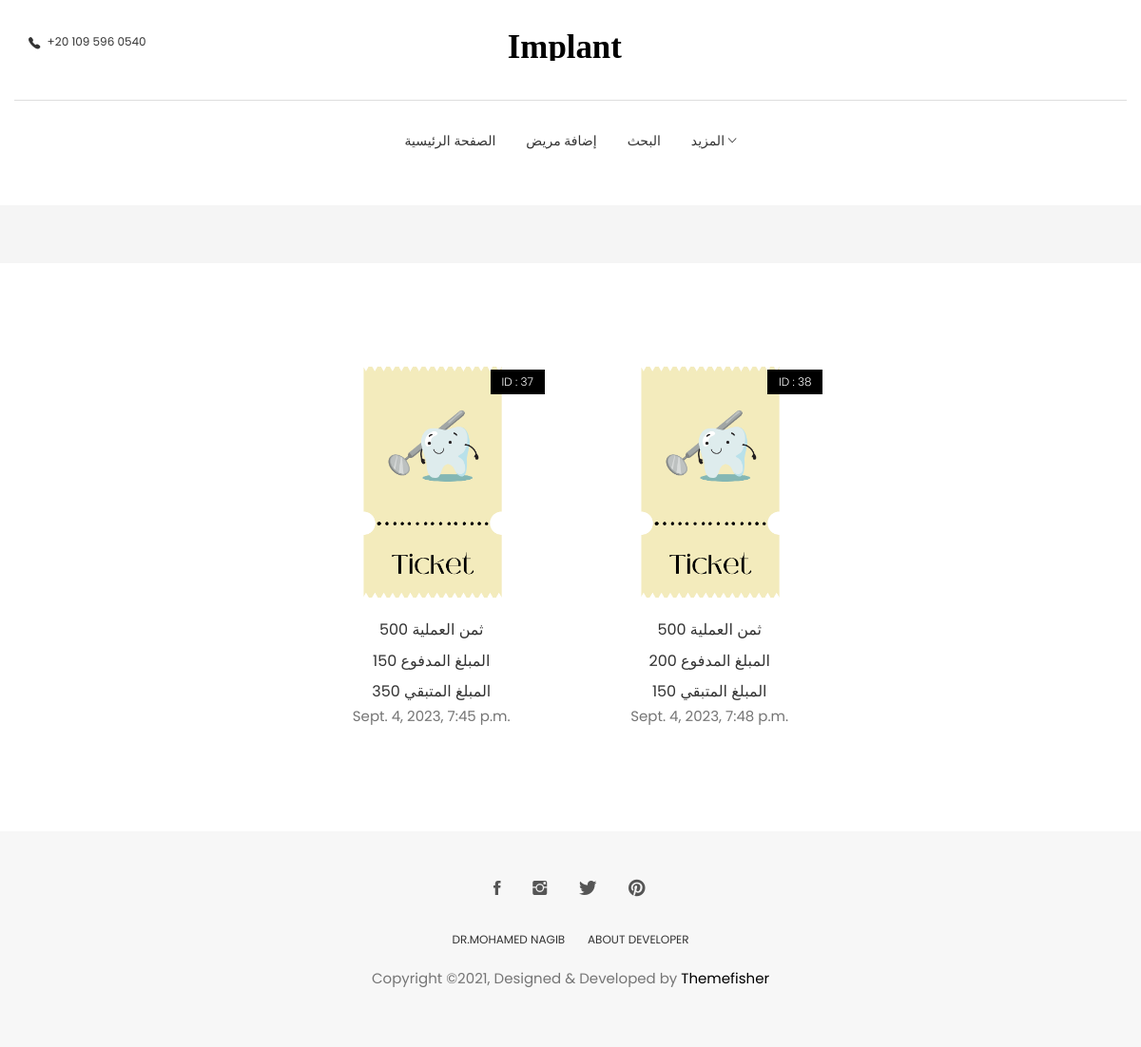
Before: /operation_billing/24 (signed in) with the older database file.
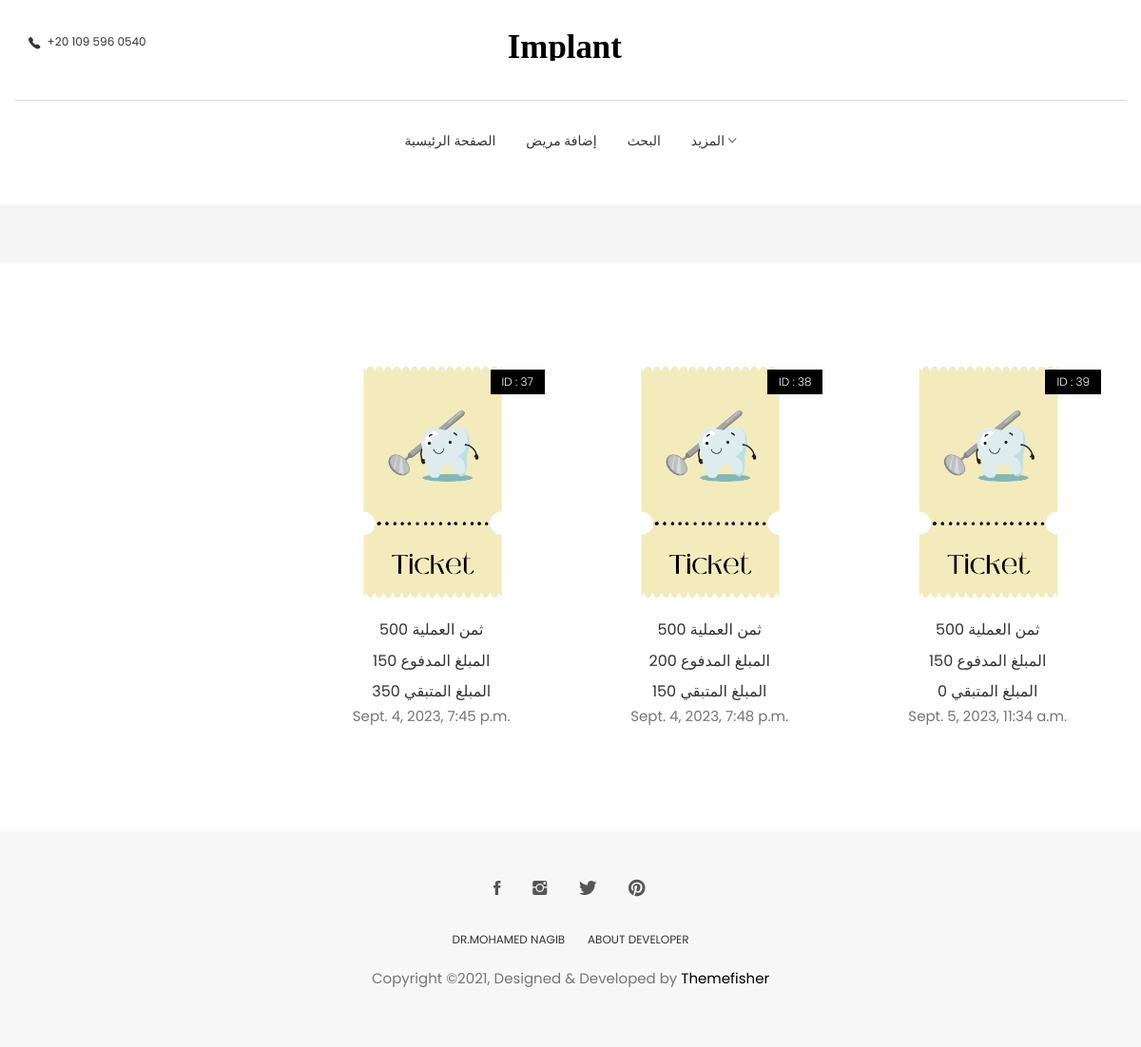
After: the same page with the newer database file.
### dashboard/models.py (models this page shows, shortened)
class Billing(models.Model):
    id = models.AutoField(primary_key=True, null=False, blank=False)
    operation = models.ForeignKey(Operation, on_delete=models.CASCADE)
    user = models.ForeignKey(User, blank=False, null=False, on_delete=models.DO_NOTHING)
    datetime = models.DateTimeField(auto_now=True)
    amount_paid = models.IntegerField(null=False, blank=False, default=0)
    remaining_amount = models.IntegerField(null=False, blank=False, default=0)

### patient/models.py (models this page shows, shortened)
class Operation(models.Model):
    id = models.AutoField(primary_key=True, null=False, blank=False)
    patient = models.ForeignKey(Patient, null=False, blank=False, on_delete=models.CASCADE)
    user = models.ForeignKey(User, blank=False, null=False, on_delete=models.DO_NOTHING)
    name = models.CharField(max_length=15, null=False, blank=False)
    datetime = models.DateTimeField(auto_now_add=True,auto_created=True)
    price = models.IntegerField(blank=False, null=False)
    description = models.TextField(max_length=1000, blank=True, null=True)
    remaining_amount = models.IntegerField(null=False, blank=False, default=0)

### dashboard/views.py (the view)
# urls.py: path('operation_billing/<int:id>', get_all_billing, name='operation_billing'),
@login_required
def get_all_billing(request, *args, **kwargs):
    operation = get_object_or_404(Operation, id=kwargs['id'])
    billing = Billing.objects.filter(operation=operation)
    context = {
        "page_title": "فواتير العملية رقم " + f"{operation.id}",
        "billing": billing,
    }
    return render(request, 'operation_billing.html', context)

### dashboard/templates/operation_billing.html
{% extends 'base.html' %}
{% load static %}
{% load bootstrap4 %}
{% block patients %}
			{% for bill in billing %}
			<div class="col-md-4">
				<div class="product-item">
					<div class="product-thumb">
						<span class="bage">ID : {{bill.id}}</span>
						<img class="img-responsive" src="{% static 'images/Ticket.png' %}" alt="Ticket-img" />
					</div>
					<div class="product-content">
						<h4> ثمن العملية {{bill.operation.price}}</h4>
						<h4>  المبلغ المدفوع {{bill.amount_paid}}</h4>
						<h4>المبلغ المتبقي {{bill.remaining_amount}}</h4>
						<p>{{bill.datetime}}</p>
					</div>
				</div>
			</div>
			{% endfor %}
{% endblock %}

### templates/base.html (shortened to what this page needs)
{% load static %}
{% load bootstrap4 %}
<!DOCTYPE html>
<html lang="en">
<head>
  <link rel="stylesheet" href="{% static 'plugins/themefisher-font/style.css' %}">
  <link rel="stylesheet" href="{% static 'plugins/bootstrap/css/bootstrap.min.css' %}">
  <link rel="stylesheet" href="{% static 'plugins/animate/animate.css' %}">
  <link rel="stylesheet" href="{% static 'plugins/slick/slick.css' %}">
  <link rel="stylesheet" href="{% static 'plugins/slick/slick-theme.css' %}">
  <link rel="stylesheet" href="{% static 'css/style.css' %}">
</head>
<body id="body">
<section class="top-header">
	<div class="container">
		<div class="row">
			<div class="col-md-4 col-xs-12 col-sm-4">
				<div class="contact-number">
					<i class="tf-ion-ios-telephone"></i>
					<span>+20 109 596 0540</span>
				</div>
			</div>
			<div class="col-md-4 col-xs-12 col-sm-4">
				<div class="logo text-center">
					<a href="index.html">
						<svg width="135px" height="29px" viewBox="0 0 155 29" version="1.1" xmlns="http://www.w3.org/2000/svg"
							xmlns:xlink="http://www.w3.org/1999/xlink">
							<g id="Page-1" stroke="none" stroke-width="1" fill="none" fill-rule="evenodd" font-size="40"
								font-family="AustinBold, Austin" font-weight="bold">
								<g id="Group" transform="translate(-108.000000, -297.000000)" fill="#000000">
									<text id="AVIATO">
										<tspan x="108.94" y="325">Implant</tspan>
									</text>
								</g>
							</g>
						</svg>
					</a>
				</div>
			</div>
		</div>
	</div>
</section>
<section class="menu">
	<nav class="navbar navigation">
		<div class="container">
			<div id="navbar" class="navbar-collapse collapse text-center">
				<ul class="nav navbar-nav">
					<li class="dropdown ">
						<a href="{% url 'dashboard:home' %}">الصفحة الرئيسية</a>
					</li>
					<li class="dropdown ">
						<a href="{% url 'patient:add_patient' %}">إضافة مريض </a>
					</li>
					<li class="dropdown ">
						<a href="{% url 'patient:search' %}">البحث </a>
					</li>
					<li class="dropdown dropdown-slide">
						<a href="#!" class="dropdown-toggle" data-toggle="dropdown" data-hover="dropdown" data-delay="350"
							role="button" aria-haspopup="true" aria-expanded="false">المزيد <span
								class="tf-ion-ios-arrow-down"></span></a>
					</li>
				</ul>
			</div>
		</div>
	</nav>
</section>
<section class="page-header">
	<div class="container">
		<div class="row">
			<div class="col-md-12">
			</div>
		</div>
	</div>
</section>
<section class="products section">
	<div class="container">
		<div class="row">
			<div class="col-md-3">
				<div class="widget">
	            </div>
			</div>
			<div class="col-md-9">
			<div class="row">
			{% block patients %}
			{% endblock %}
				</div>
			</div>
		</div>
	</div>
</section>
<footer class="footer section text-center">
	<div class="container">
		<div class="row">
			<div class="col-md-12">
				<ul class="social-media">
					<li>
						<a href="https://www.facebook.com/themefisher">
							<i class="tf-ion-social-facebook"></i>
						</a>
					</li>
					<li>
						<a href="https://www.instagram.com/themefisher">
							<i class="tf-ion-social-instagram"></i>
						</a>
					</li>
					<li>
						<a href="https://www.twitter.com/themefisher">
							<i class="tf-ion-social-twitter"></i>
						</a>
					</li>
					<li>
						<a href="https://www.pinterest.com/themefisher/">
							<i class="tf-ion-social-pinterest"></i>
						</a>
					</li>
				</ul>
				<ul class="footer-menu text-uppercase">
					<li><a href="{% url 'accounts:dr_nagib_cv' %}">Dr.Mohamed Nagib</a></li>
					<li><a href="{% url 'accounts:about_developer' %}">about developer</a></li>
				</ul>
				<p class="copyright-text">Copyright &copy;2021, Designed &amp; Developed by <a href="https://themefisher.com/">Themefisher</a></p>
			</div>
		</div>
	</div>
</footer>
  </body>
  </html>

### static/css/style.css (style rules this page uses)
body { line-height: 1.5; font-family: "Poppins", sans-serif; -webkit-font-smoothing: antialiased; }
p { font-family: "Poppins", sans-serif; color: #757575; font-size: 15px; }
h1, h2, h3, h4, h5, h6 { font-family: "Poppins", sans-serif; }
h1, h2, h3, h4, h5, h6 { font-weight: 400; }
ol, ul { margin: 0; padding: 0; list-style: none; }
a, a:focus, a:hover { text-decoration: none; outline: 0; color: #000; }
.section { padding: 80px 0; }
.page-header { background: #f5f5f5; margin-top: 20px; border-bottom: none; padding: 30px 0; }
.dropdown-slide { position: static; }
.top-header .container { padding-top: 35px; padding-bottom: 35px; border-bottom: 1px solid #dedede; }
.top-header .contact-number { font-size: 12px; color: #333; }
.top-header .contact-number i { margin-right: 4px; font-size: 18px; vertical-align: middle; }
.top-header .logo a { display: inline-block; }
.navigation { margin-bottom: 0; padding: 10px 0; }
.navigation .navbar-nav > li { position: static; }
.navigation .navbar-nav > li > a { color: #333; font-size: 14px; padding: 20px 15px; text-transform: uppercase; transition: 0.2s ease-in-out 0s; border: 1px solid transparent; }
.navigation .container { position: relative; }
.navigation .navbar-nav { float: none; display: inline-block; }
.product-item { margin-bottom: 30px; }
.product-item .product-thumb { position: relative; }
.product-item .product-thumb img { width: 100%; height: auto; }
.product-item .product-thumb .bage { position: absolute; top: 12px; right: 12px; background: #000; color: #fff; font-size: 12px; padding: 4px 12px; font-weight: 300; display: inline-block; }
.product-item .product-thumb:before { transition: 0.3s all; opacity: 0; background: rgba(0, 0, 0, 0.6); content: ""; position: absolute; top: 0; right: 0; left: 0; bottom: 0; }
.product-item .product-content { text-align: center; }
.product-item .product-content h4 { font-size: 16px; font-weight: 400; margin-top: 15px; margin-bottom: 6px; }
.widget { margin-bottom: 30px; padding-bottom: 35px; }
.footer { background: #F7F7F7; padding: 50px 0; }
.footer .footer-menu { margin-top: 30px; }
.footer .footer-menu li { display: inline-block; margin: 0 10px; }
.footer .footer-menu li a { color: #333; font-size: 12px; }
.footer .copyright-text { margin-top: 20px; }
.copyright-text a { color: #000; }
.social-media li { display: inline-block; margin: 0 5px; }
.social-media li a { padding: 8px 10px; }
.social-media li a i { font-size: 20px; color: #555; }

Changed rows visible on the page:
added Billing: id "39", operation.price "500", amount_paid "150", remaining_amount "0", datetime "Sept. 5, 2023, 11:34 a.m."
